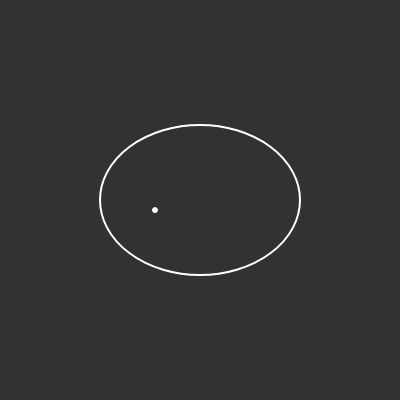
Frame 1 (no input)
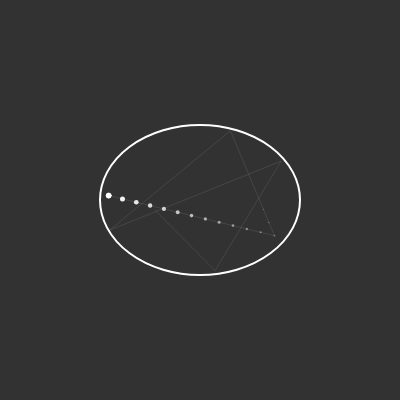
Frame 60 (no input)
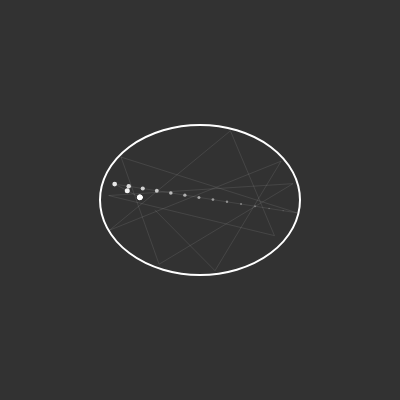
Frame 120 (the mouse pressed at the canvas centre since frame 60)

The p5.js sketch that drew these frames (run headless with seeded random() and noise() and a simulated clock; from frame 60 on, the mouse is pressed at the canvas centre):

// p5.js sketch
// ── sketch.js
let b1;
let start_loc = { x: -55, y: 0 };
let b_speed   = { x: 10, y: 10.1 };
let a = 100, b = 75, m = 0, n = 0;
let wave = [];
let waveCount = 10000;

function setup() {
  createCanvas(400, 400);
  b1 = new Ball(start_loc, b_speed);
}

function draw() {
  background(50);
  translate(width / 2, height / 2);


  noFill();
  stroke(255);
  strokeWeight(2);
  ellipse(m, n, 2 * a, 2 * b);

  b1.move();
  b1.display();
  
 
  noFill()
  strokeWeight(0.1);
  stroke(255);
  wave.unshift({x:b1.curr_loc.x, y:b1.curr_loc.y});
  if(wave.length > waveCount){
    wave.pop();
  }
  beginShape();
  for(let w of wave){
    vertex(w.x, w.y);
  }
  endShape();
}


class Ball {
  constructor(center, speed) {
    this.curr_loc     = { x: center.x, y: center.y };
    this.speed        = { x: speed.x, y: speed.y };
    this.trail        = [];
    this.trail_length = 15;
  }

  move() {
    this.checkBoundaries();
    this.curr_loc.x += this.speed.x;
    this.curr_loc.y += this.speed.y;

    this.trail.unshift({ x: this.curr_loc.x, y: this.curr_loc.y });
    if (this.trail.length > this.trail_length) {
      this.trail.pop();
    }
  }

  checkBoundaries() {
    const nextX = this.curr_loc.x + this.speed.x;
    const nextY = this.curr_loc.y + this.speed.y;
    const inside = 
      pow(nextX - m, 2) / sq(a) +
      pow(nextY - n, 2) / sq(b) <= 1;

    if (!inside) {

      const nx = (this.curr_loc.x - m) / (a * a);
      const ny = (this.curr_loc.y - n) / (b * b);


      const vdn    = this.speed.x * nx + this.speed.y * ny;
      const nnorm2 = nx * nx + ny * ny;

      this.speed.x = this.speed.x - 2 * vdn / nnorm2 * nx;
      this.speed.y = this.speed.y - 2 * vdn / nnorm2 * ny;
    }
  }

  display() {
    noStroke();
    for (let i = this.trail.length - 1; i >= 0; i--) {
      const pos   = this.trail[i];
      const sz    = map(i - 1, 0, this.trail.length - 1, 5, 1);
      const alpha = map(i,     0, this.trail.length - 1, 255, 50);
      fill(255, alpha);
      circle(pos.x, pos.y, sz);
    }
    stroke(255);
    strokeWeight(1);
    fill(255);
    circle(this.curr_loc.x, this.curr_loc.y, 5);
  }
}
